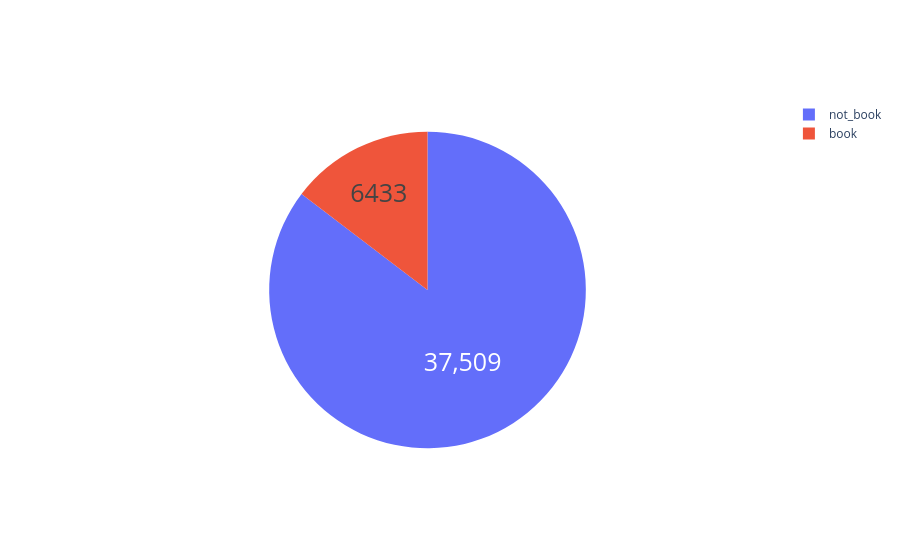

The notebook cell saved with this chart:
### Code cell
iplot([trace])

### Figure 1 — Plotly figure (JSON) as saved in the notebook; plotly's stock layout.template omitted (floating-point values rounded to 4 significant figures)
{"data": [{"hoverinfo": "label+percent", "labels": ["not_book", "book"], "pull": [0, 0, 0, 0.2, 0], "textfont": {"size": 25}, "textinfo": "value", "type": "pie", "values": [37509, 6433]}], "layout": {}}
